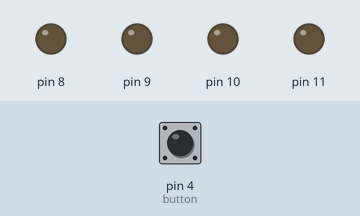
Bench run of a sketch on a simulated Arduino Uno, built with avr-gcc and run on an emulated ATmega328P. On the bench: output pins drawn as LEDs (lit = HIGH). Dashed ring = blinking. The test bench sets the inputs (shaded band); at power-on: pin 4 (button) LOW. Random numbers use the default seed unless the sketch sets one; what the sketch prints to the serial monitor is not drawn.

Above: at 1.2 s.
1.3 s: pin 4 (button) pulled HIGH for 0.15 s
At 3.4 s:
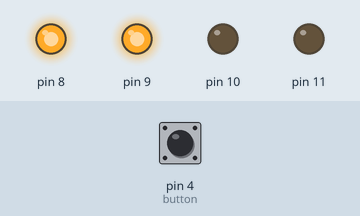
4.3 s: pin 4 (button) pulled HIGH for 3.2 s
At 8.9 s:
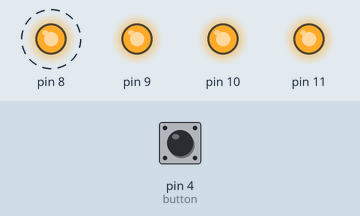
9.0 s: pin 4 (button) pulled HIGH for 1 s
At 10.4 s:
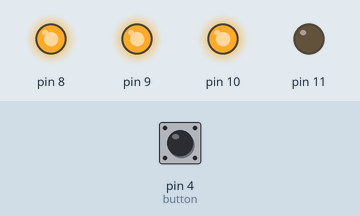
Timing chart, 0 to 12.0 s (numbered marks = the images above; inputs shaded):
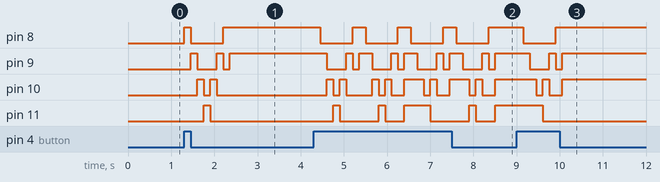

Measured:
- after the input at 1.3 s, pin 8: LOW → HIGH at once, → LOW 0.15 s later, → HIGH 0.75 s later; pin 9: goes HIGH 0.15 s, LOW 0.45 s, HIGH 0.15 s, LOW 0.15 s, then HIGH, starting after 0.16 s; pin 10: alternates HIGH for 0.15 s and LOW for 0.15 s, 4 changes in all, then stays LOW, starting after 0.31 s; pin 11: LOW → HIGH after 0.46 s, → LOW 0.15 s later
- after the input at 4.3 s, pin 8: alternates HIGH for 0.30 s and LOW for 0.75 s, starting after 0.15 s; pin 9: HIGH → LOW after 0.30 s, then repeats every 1.1 s: HIGH 0.15 s, LOW 0.15 s, HIGH 0.30 s, LOW 0.45 s
- after the input at 9.0 s, pin 8: HIGH → LOW after 0.16 s, → HIGH 0.75 s later; pin 9: HIGH → LOW after 0.31 s, → HIGH 0.45 s later, → LOW 0.15 s later, → HIGH 0.15 s later; pin 10: HIGH → LOW after 0.46 s, → HIGH 0.15 s later, → LOW 0.15 s later, → HIGH 0.30 s later; pin 11: HIGH → LOW after 0.61 s

The sketch:

sketch_oct7b.ino
```cpp
const int button = 4;
int buttonValue = 0;
int lightLevel = 1000;

void setup() {
  // put your setup code here, to run once:
  for(int pin = 8; pin <=11; pin++ ) {
    pinMode(pin, OUTPUT);
  }
  pinMode(button, INPUT);
  Serial.begin(9600);
}

void loop() {
  // put your main code here, to run repeatedly:
  int buttonValue = digitalRead(button);
  Serial.println(buttonValue);
  if(buttonValue == HIGH) {

      for(int pin = 8; pin <=10; pin++ ) {
        digitalWrite(pin, HIGH);

        delay(150);

        digitalWrite(pin, LOW);

      }

      for(int pin = 11; pin >=8; pin-- ) {
        digitalWrite(pin, HIGH);

        delay(150);

        digitalWrite(pin, LOW);

      }

      int diceValue = random(1,7);

      for(int pin = 8; pin <8 + diceValue; pin++ ) {
        digitalWrite(pin, HIGH);
      }

  }


}
```
